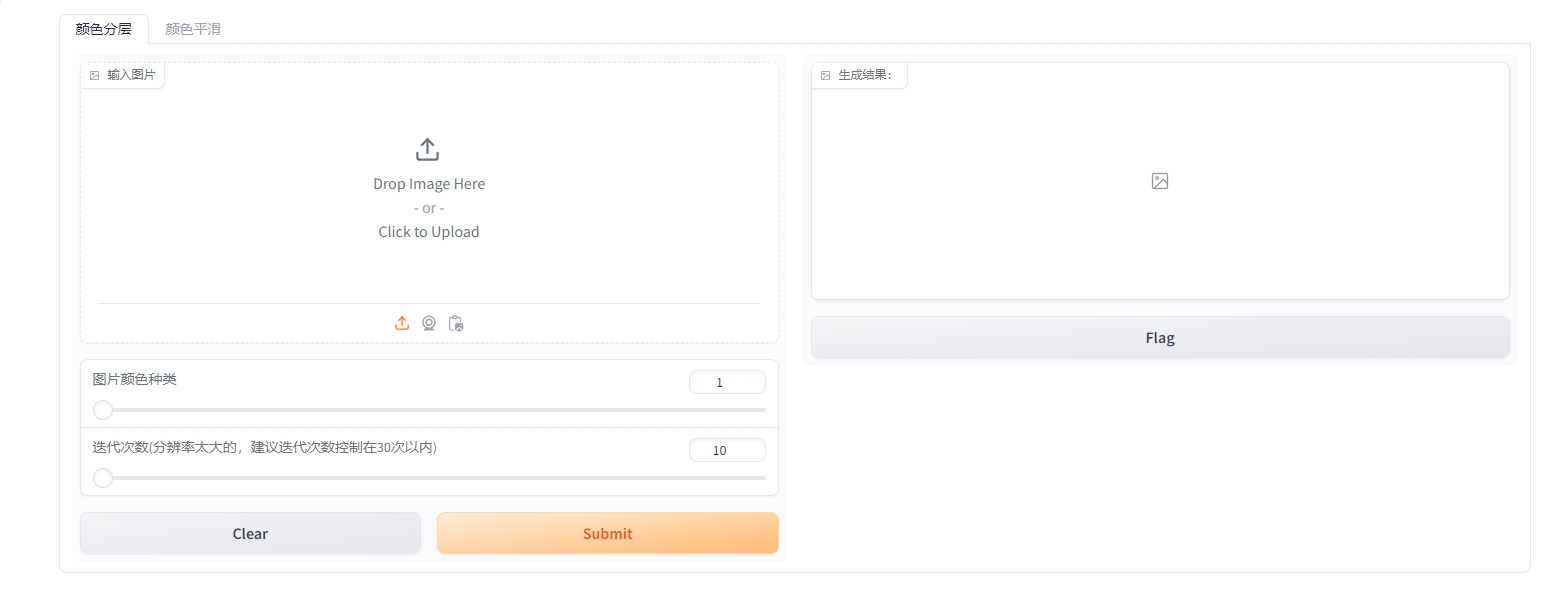
#> input picture interaction1.png, 1558 x 598 px; its folder holds only this picture in this run
$ python -i color_seg2.py   (imports and definitions only)
#> lines starting #> are read from the running program, lines starting #| are printed output that depends on the picture
import cv2
import numpy as np
import gradio as gr
import matplotlib.pyplot as plt
from tqdm import tqdm
import os
import datetime
from PIL import Image


# [100 lines left out: functions get_labels, create_dir2, get_current_datetime, get_mask, get_inverted_mask, quantize_colors and 1 more, not called in this run]

def soft_process(image_path, operation='close先膨胀后腐蚀', kernel_size=5):

#> called with image_path = 'interaction1.png', operation = 'close先膨胀后腐蚀', kernel_size = 5
    image = cv2.imread(image_path, cv2.IMREAD_COLOR)
#> image is the input picture: shape (598, 1558, 3); mean B, G, R 251.6, 252, 252.5
    # 将彩色图像分割为蓝色、绿色和红色通道
    blue_channel, green_channel, red_channel = cv2.split(image)

    # 创建形态学内核
    kernel = np.ones((kernel_size, kernel_size), np.uint8)

    # 对每个通道分别进行形态学操作
    def apply_morphological_operation(channel):
        if operation == 'dilate膨胀':
            return cv2.dilate(channel, kernel, iterations=1)
        elif operation == 'erode腐蚀':
            return cv2.erode(channel, kernel, iterations=1)

        # 先腐蚀后膨胀，用来消除小物体、在纤细点处分离物体、平滑较大物体的边界的同时并不明显改变其面积，消除物体表面的突起。
        elif operation == 'open先腐蚀后膨胀':
            return cv2.morphologyEx(channel, cv2.MORPH_OPEN, kernel, iterations=1)

        # 闭操作就是对图像先膨胀，再腐蚀。闭操作的结果一般是可以将许多靠近的图块相连称为一个无突起的连通域。
        elif operation == 'close先膨胀后腐蚀':
            return cv2.morphologyEx(channel, cv2.MORPH_CLOSE, kernel, iterations=1)
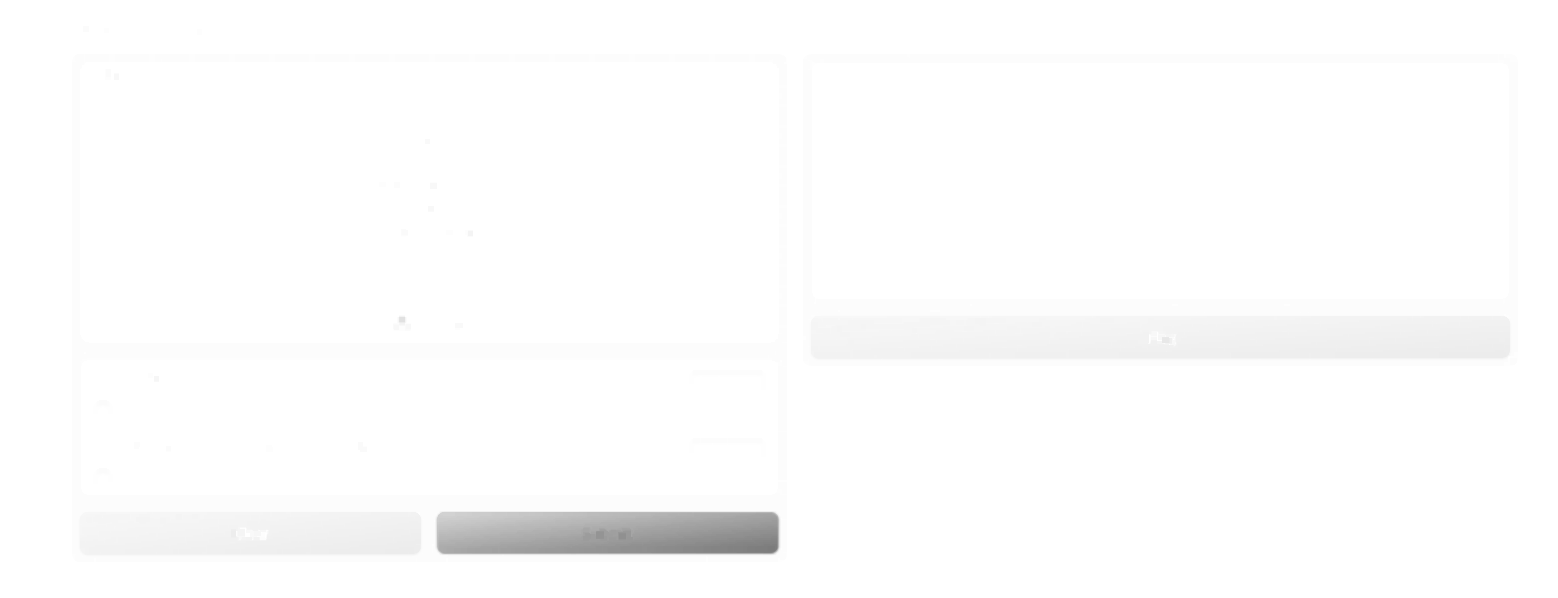
#> returned value: shape (598, 1558); min 124, max 255, mean 252.7

    # 对蓝色、绿色和红色通道分别进行形态学操作
    processed_blue_channel = apply_morphological_operation(blue_channel)
    processed_green_channel = apply_morphological_operation(green_channel)
    processed_red_channel = apply_morphological_operation(red_channel)

    # 合并处理后的三个通道
    processed_image = cv2.merge([processed_blue_channel, processed_green_channel, processed_red_channel])

    return processed_image

# [10 lines left out: function soft_process_single, not called in this run]


def soft_process_batch(self, image_path, operation='close', kernel_size=5):
    pass


# [58 lines not run here, left out]

>>> result = soft_process('interaction1.png')

$ run again, on interaction2.png
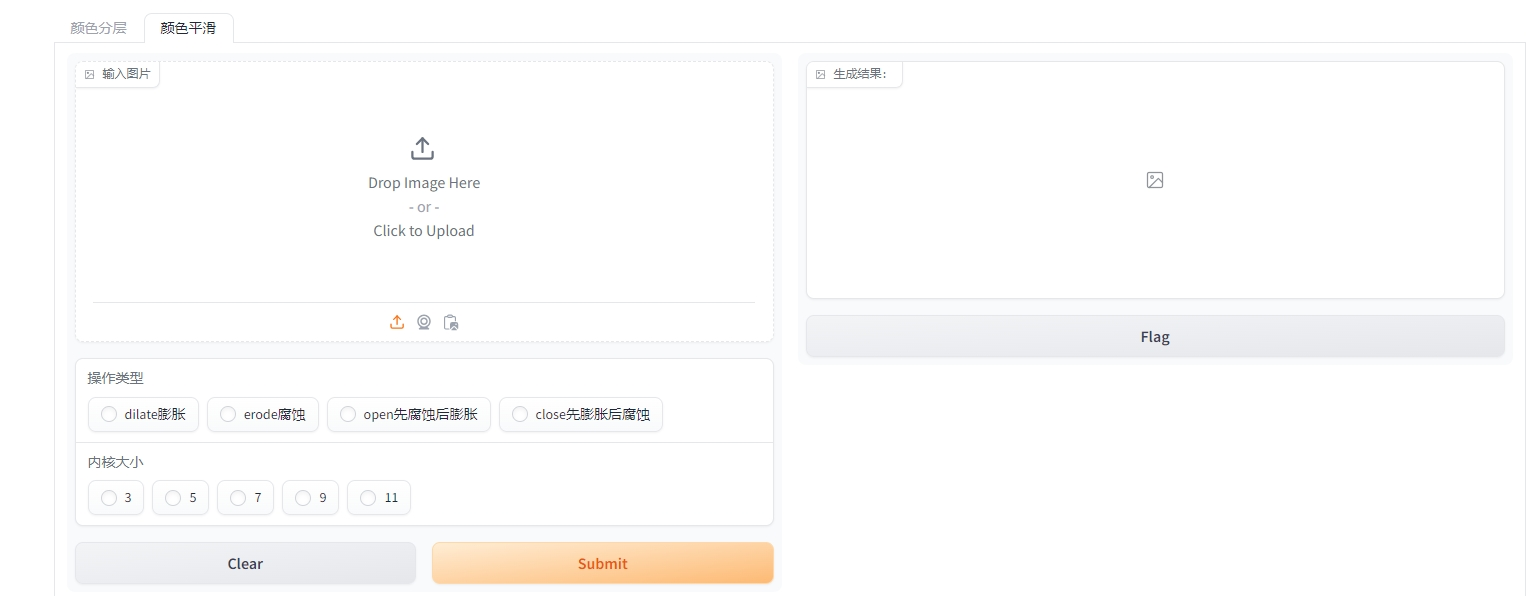
#> input picture interaction2.png, 1532 x 596 px
#> in soft_process, image is the input picture: shape (596, 1532, 3); mean B, G, R 251.5, 251.9, 252.4
#> in apply_morphological_operation, `return cv2.morphologyEx(channel, cv2.MORPH_CLOSE, kernel, iterations=1)`:
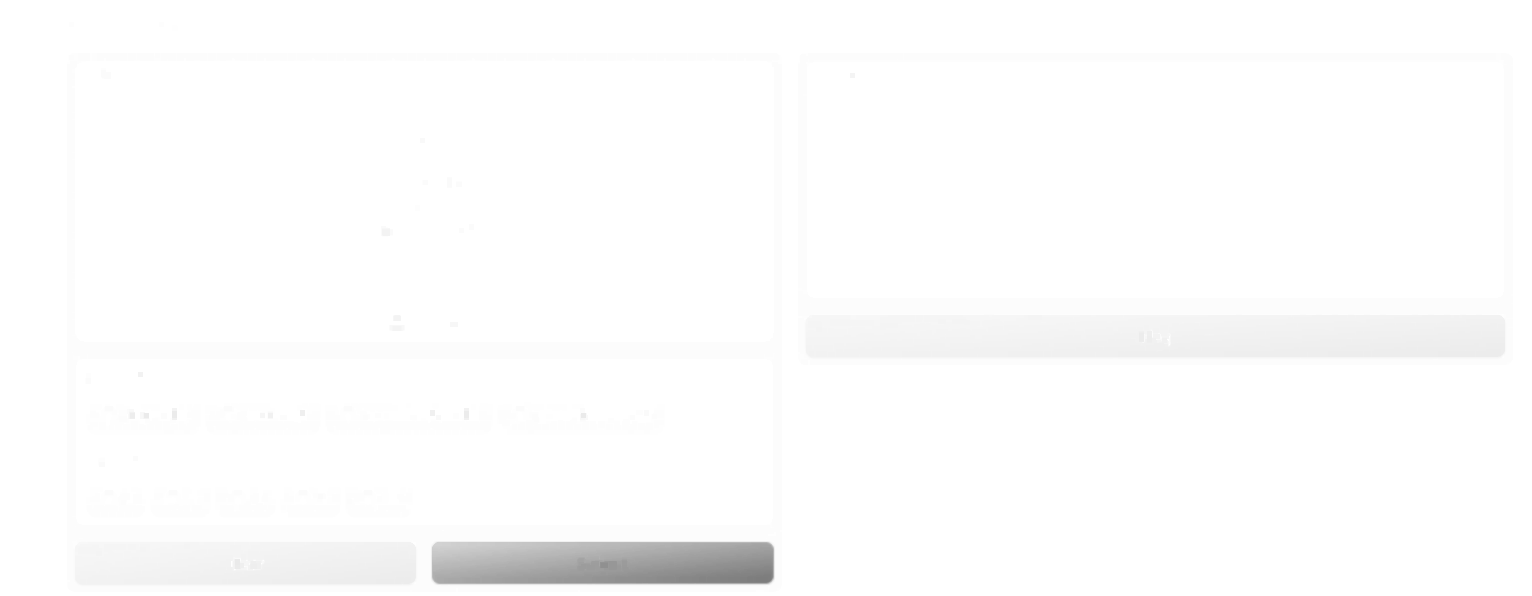
#> returned value: shape (596, 1532); min 125, max 255, mean 252.7
